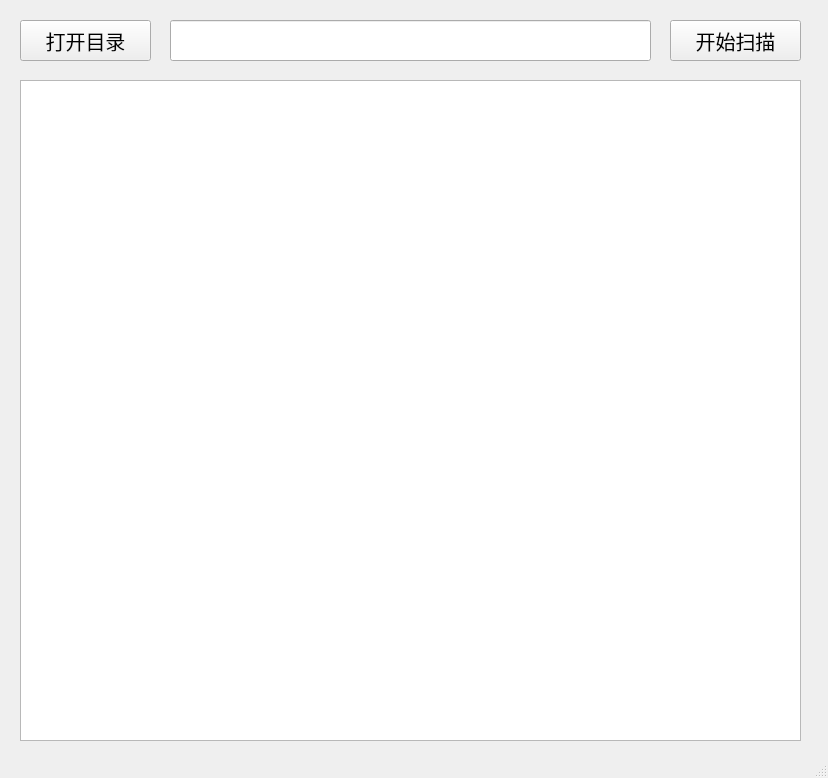
<?xml version="1.0" encoding="UTF-8"?>
<ui version="4.0">
 <class>MainWindow</class>
 <widget class="QMainWindow" name="MainWindow">
  <property name="geometry">
   <rect>
    <x>0</x>
    <y>0</y>
    <width>828</width>
    <height>778</height>
   </rect>
  </property>
  <property name="windowTitle">
   <string>MainWindow</string>
  </property>
  <widget class="QWidget" name="centralwidget">
   <widget class="QPushButton" name="pushButton">
    <property name="geometry">
     <rect>
      <x>20</x>
      <y>20</y>
      <width>131</width>
      <height>41</height>
     </rect>
    </property>
    <property name="font">
     <font>
      <pointsize>15</pointsize>
     </font>
    </property>
    <property name="text">
     <string>打开目录</string>
    </property>
   </widget>
   <widget class="QPlainTextEdit" name="plainTextEdit">
    <property name="geometry">
     <rect>
      <x>20</x>
      <y>80</y>
      <width>781</width>
      <height>661</height>
     </rect>
    </property>
   </widget>
   <widget class="QLineEdit" name="fileDirText">
    <property name="geometry">
     <rect>
      <x>170</x>
      <y>20</y>
      <width>481</width>
      <height>41</height>
     </rect>
    </property>
    <property name="font">
     <font>
      <pointsize>15</pointsize>
     </font>
    </property>
   </widget>
   <widget class="QPushButton" name="pushButton_2">
    <property name="geometry">
     <rect>
      <x>670</x>
      <y>20</y>
      <width>131</width>
      <height>41</height>
     </rect>
    </property>
    <property name="font">
     <font>
      <pointsize>15</pointsize>
     </font>
    </property>
    <property name="text">
     <string>开始扫描</string>
    </property>
   </widget>
  </widget>
  <widget class="QMenuBar" name="menubar">
   <property name="geometry">
    <rect>
     <x>0</x>
     <y>0</y>
     <width>828</width>
     <height>22</height>
    </rect>
   </property>
  </widget>
  <widget class="QStatusBar" name="statusbar"/>
 </widget>
 <resources/>
 <connections/>
</ui>
